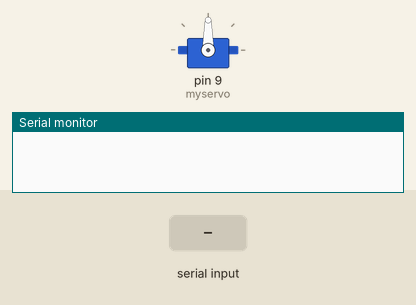
This sketch was run on a simulated Arduino Uno, built with avr-gcc and run on an emulated ATmega328P. On the bench: servo, the last lines printed to the serial monitor. The test bench sets the inputs (shaded band).

Above: at 1.2 s.
1.3 s: "90,45\n" received over Serial
At 1.8 s:
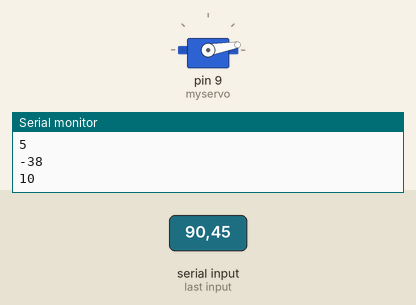
2.8 s: "1\n" received over Serial
At 4.0 s:
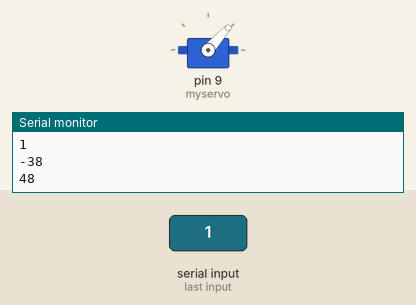
4.3 s: "0\n" received over Serial
At 5.2 s:
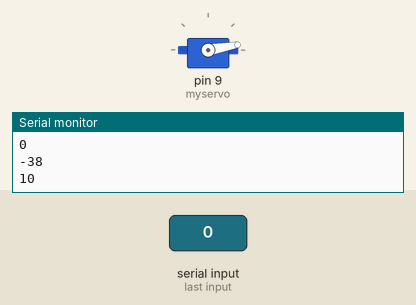
5.8 s: "2\n" received over Serial
At 6.4 s:
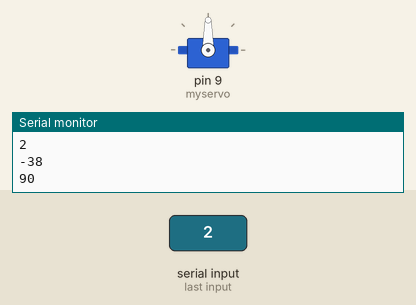
7.3 s: "1\n" received over Serial
At 8.7 s:
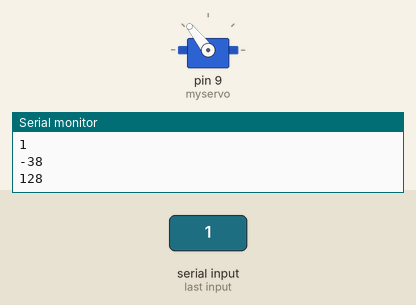
Timing chart, 0 to 9.8 s (numbered marks = the images above; inputs shaded):
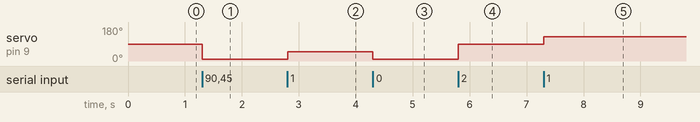

The sketch:

servo.ino
```cpp
#include <Servo.h>

#define MAX 180
#define MIN 10

Servo myservo;  // 建立一個 servo 物件，最多可建立 12個 servo

short dir = 0;      // Motor轉的方向
short degree = 0; // Motor轉的單位
int pos = 10;    // 設定 Servo 位置的變數

void setup() {
  Serial.begin(9600);
  myservo.attach(9, 500, 2400);
}

void loop() {
  if(Serial.available() >= 2)
  {
    dir = Serial.read() - 48;
    degree = Serial.read() - 48;
    Serial.println(dir);
    Serial.println(degree);
    if(dir == 0 and (pos + degree) <= MAX)
    {
      pos += degree;
    }
    else if(dir == 1 and (pos - degree) > MIN)
    {
      pos -= degree;
    }
    else if(dir == 2)
    {
      pos = 90;
    }
    myservo.write(pos);
    Serial.println(pos);
    delay(15);
  }
}
```

Measured:
- after the input at 1.3 s, servo on pin 9 (myservo): 90° → 10° at once
- after the input at 2.8 s, servo on pin 9 (myservo): 10° → 48° at once
- after the input at 4.3 s, servo on pin 9 (myservo): 48° → 10° at once
- after the input at 5.8 s, servo on pin 9 (myservo): 10° → 90° at once
- after the input at 7.3 s, servo on pin 9 (myservo): 90° → 128° at once
